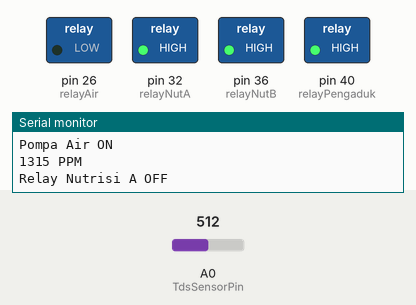
Simulated run of this sketch. Board: Arduino Mega 2560, built with avr-gcc and run on an emulated ATmega2560. Parts: switched loads named in the sketch (green lamp = pin HIGH), the last lines printed to the serial monitor. The inputs (shaded band) are chosen by the test bench; at power-on: A0 (TdsSensorPin) = 512. WiFi joins after 1.5 s; servers stay silent unless stated; no MQTT or app messages arrive unless stated.

Above: at 2.7 s.
2.8 s: A0 (TdsSensorPin) set to 425
4.3 s: A0 (TdsSensorPin) set to 402
At 5.6 s:
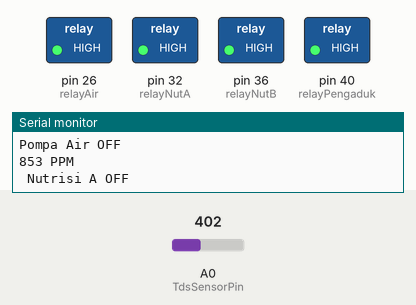
5.9 s: A0 (TdsSensorPin) set to 323
8.9 s: A0 (TdsSensorPin) set to 307
At 9.3 s:
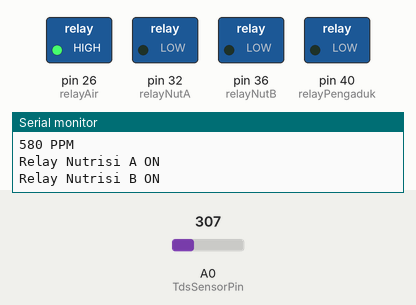
Timing chart, 0 to 11.9 s (numbered marks = the images above; inputs shaded):
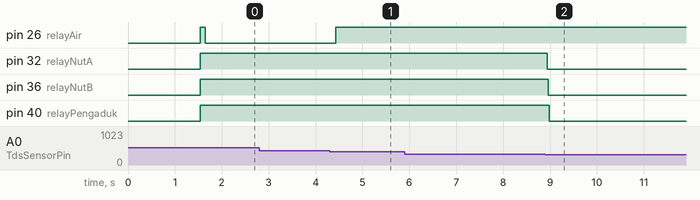

The sketch:

FULL_PA.ino
```cpp
#include <WiFiEsp.h>
#include <WiFiEspClient.h>
#include <EEPROM.h>
#include <WiFiEspUdp.h>
#include <PubSubClient.h>
#include "GravityTDS.h" //Library TDS Sensor

#define TdsSensorPin A0 //menetapkan Pin TDS1 A0
GravityTDS gravityTds;
float tdsValue = 0; //output tds sensor

const char* server = "broker.hivemq.com";
char ssid[] = "indihome";           // your network SSID (name)
char pass[] = "";           // your network password
int status = WL_IDLE_STATUS;   // the Wifi radio's status

// Initialize the Ethernet client object
WiFiEspClient espClient;
PubSubClient client(espClient);
const int relayAir = 26; //relay u/ pompa air
const int relayNutA = 32; //relay untuk nutrisi A
const int relayNutB = 36; //Relay untuk nutrisi B
const int relayPengaduk = 40; //relay untuk pengaduk
int relayON = LOW; //relay nyala
int relayOFF = HIGH; //relay mati


void setup() {
  // initialize serial for debugging
  Serial.begin(9600);
  // initialize serial for ESP module
  Serial1.begin(9600);
  // initialize ESP module
  WiFi.init(&Serial1);

  // check for the presence of the shield
  if (WiFi.status() == WL_NO_SHIELD) {
    Serial.println("WiFi shield not present");
    // don't continue
    while (true);
  }

  // attempt to connect to WiFi network
  while ( status != WL_CONNECTED) {
    Serial.print("Attempting to connect to WPA SSID: ");
    Serial.println(ssid);
    // Connect to WPA/WPA2 network
    status = WiFi.begin(ssid, pass);
  }

  // you're connected now, so print out the data
  Serial.println("You're connected to the network");
  Serial.println(ssid);
  printWifiStatus();

  //connect to MQTT server
  client.setServer(server, 1883);
  client.setCallback(callback);

  //sensor tds
  gravityTds.setPin(TdsSensorPin);
  gravityTds.setAref(5.0);  //reference voltage on ADC, default 5.0V on Arduino UNO
  gravityTds.setAdcRange(1024);  //1024 for 10bit ADC;4096 for 12bit ADC
  gravityTds.begin();  //initialization
  //relay
  pinMode(relayAir, OUTPUT);
  pinMode(relayNutA, OUTPUT);
  pinMode(relayNutB, OUTPUT);
  pinMode(relayPengaduk, OUTPUT);
  digitalWrite(relayAir, relayOFF);
  digitalWrite(relayNutA, relayOFF);
  digitalWrite(relayNutB, relayOFF);
  digitalWrite(relayPengaduk, relayOFF);
}

//print any message received for subscribed topic
void callback(char* topic, byte* payload, unsigned int length) {
  Serial.print("Message arrived [");
  Serial.print(topic);
  Serial.print("] ");
  for (int i=0;i<length;i++) {
    Serial.print((char)payload[i]);
  }
  Serial.println();
}

void loop() {
  // put your main code here, to run repeatedly:
  if (!client.connected()) {
    reconnect();
  }
  client.loop();
  //sensor tds
   gravityTds.update();  //sample and calculate
   tdsValue = gravityTds.getTdsValue();  // then get the value
   String str_tdsValue = String(tdsValue);
   Serial.print(tdsValue,0.0);
   Serial.println(" PPM");

   //pub mqtt
   client.publish("client_id/hidro/sen1", (char*)str_tdsValue.c_str());

//relay config
if (tdsValue >=600  && tdsValue <=900 ){
 digitalWrite(relayNutA, relayOFF);
 client.publish("client_id/hidro/reA", "OFF");
 Serial.println(" Nutrisi A OFF");

 digitalWrite(relayNutB, relayOFF);
 client.publish("client_id/hidro/reB", "OFF");
 Serial.println(" Nutrisi B OFF");

 client.publish("client_id/hidro/peng", "OFF");
 digitalWrite(relayPengaduk, relayOFF);
 Serial.println(" Pengaduk OFF");

 digitalWrite(relayAir, relayOFF);
 client.publish("client_id/hidro/reAir", "OFF");
 Serial.println("Pompa Air OFF");
 Serial.println("");
 }

else if (tdsValue >= 0 && tdsValue <=759  ){
 digitalWrite(relayNutA, relayON);
  client.publish("client_id/hidro/reA", "ON");
 Serial.println("Relay Nutrisi A ON");


 digitalWrite(relayNutB, relayON);
 client.publish("client_id/hidro/reB", "ON");
 Serial.println("Relay Nutrisi B ON");

 digitalWrite(relayPengaduk, relayON);
 client.publish("client_id/hidro/peng", "ON");
 Serial.println("Relay Pengaduk ON");

 digitalWrite(relayAir, relayOFF);
 client.publish("client_id/hidro/reAir", "OFF");
 Serial.println("Pompa Air OFF");
 Serial.println("");
}

else if (tdsValue >=901 ){
 digitalWrite(relayNutA, relayOFF);
 client.publish("client_id/hidro/reA", "OFF");
 Serial.println("Relay Nutrisi A OFF");

 digitalWrite(relayNutB, relayOFF);
 client.publish("client_id/hidro/reB", "OFF");
 Serial.println("Relay Nutrisi B OFF");

 digitalWrite(relayPengaduk, relayOFF);
 client.publish("client_id/hidro/peng", "OFF");
 Serial.println("Pengaduk OFF");
 digitalWrite(relayAir, relayON);
 client.publish("client_id/hidro/reAir", "ON");
 Serial.println("Pompa Air ON");
 Serial.println("");
}
}

void reconnect() {
  // Loop until we're reconnected
  while (!client.connected()) {
    Serial.print("Attempting MQTT connection...");
    // Attempt to connect, just a name to identify the client
    if (client.connect("arduinoClient")) {
      Serial.println("connected");
      // Once connected, publish an announcement...
      loop();
      // ... and resubscribe
      client.subscribe("esp/hidro");
    } else {
      Serial.print("failed, rc=");
      Serial.print(client.state());
      Serial.println(" try again in 5 seconds");
      // Wait 5 seconds before retrying
      delay(5000);
    }
  }
}
//cetak wifi ke serial monitor
void printWifiStatus() {
  Serial.print("Dengan SSID: ");
  Serial.println(WiFi.SSID());
  IPAddress ip = WiFi.localIP();
  Serial.print("Dengan Alamat IP: ");
  Serial.println(ip);
  Serial.println("");
}
```

Measured:
- the behaviour switches between 416 and 415 on A0 (TdsSensorPin) (found by bisection; images 0 and 1)
- the behaviour switches between 316 and 315 on A0 (TdsSensorPin) (found by bisection; images 1 and 2)
- after the input at 4.3 s, pin 26 (relayAir): LOW → HIGH after 0.14 s
- after the input at 8.9 s, pin 32 (relayNutA): HIGH → LOW at once; pin 36 (relayNutB): HIGH → LOW after 0.06 s; pin 40 (relayPengaduk): HIGH → LOW after 0.08 s
